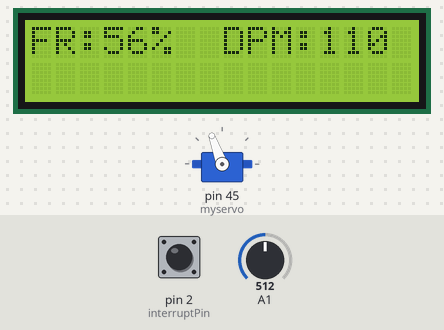
This sketch was run on a simulated Arduino Mega 2560, built with avr-gcc and run on an emulated ATmega2560. Parts: 16×2 character LCD, servo. Inputs (shaded band) come from the test bench; at power-on: A1 = 512, pin 2 (interruptPin) LOW. What the sketch prints to the serial monitor is not drawn.

Above: at 1.2 s.
1.3 s: A1 set to 716
At 2.0 s:
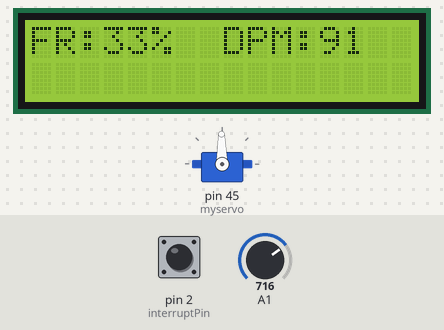
2.8 s: A1 set to 900
At 3.8 s:
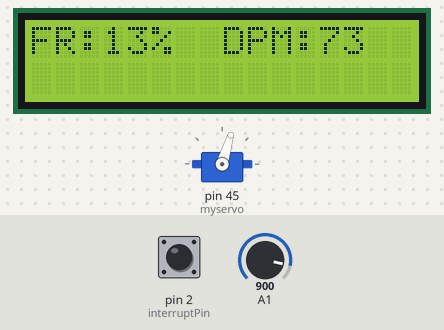
4.3 s: A1 set to 306
At 5.6 s:
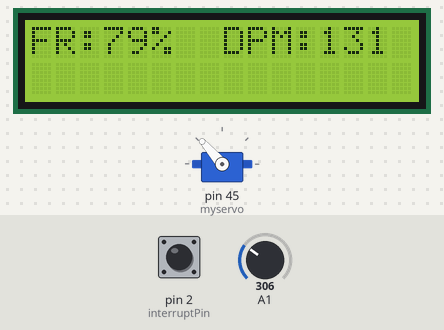
7.3 s: pin 2 (interruptPin) pulled HIGH for 0.15 s
At 10.21 s:
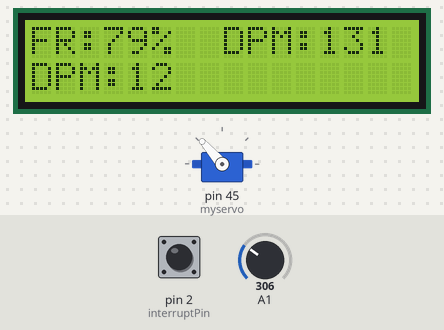
10.4 s: A1 set to 122
At 11.3 s:
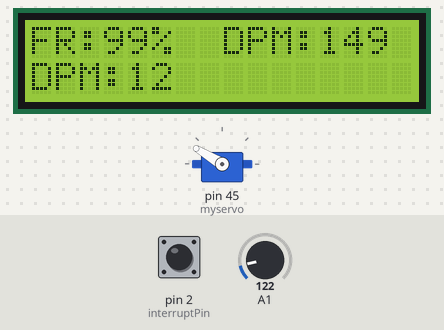
11.9 s: A1 set to 0
At 12.6 s:
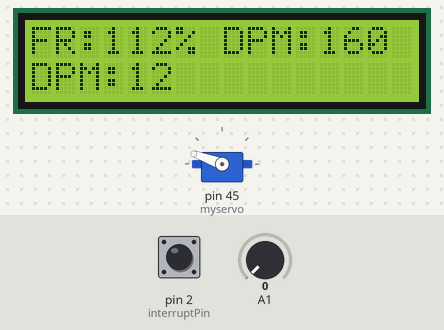
Timing chart, 0 to 14.9 s (numbered marks = the images above; inputs shaded):
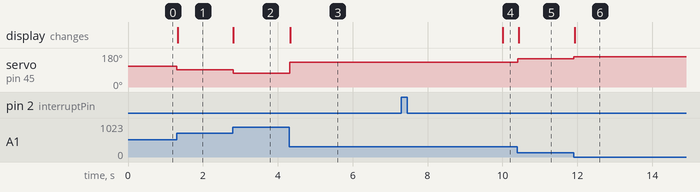

The sketch:

pulse.ino
```cpp
//Number of pulses, used to measure energy.
#include <Servo.h>
#include <LiquidCrystal.h>
const int rs = 41, en = 39, d4 = 37, d5 = 35, d6 = 33, d7 = 31;
LiquidCrystal lcd(rs, en, d4, d5, d6, d7);
long pulseCount = 0;
Servo myservo;  // create servo object to control a servo

unsigned long previousMillis = 0;        // will store last time LED was updated

// constants won't change :
const long interval = 10000;           // interval at which to blink (milliseconds)

const byte interruptPin = 2;
void setup()
{lcd.begin(16, 2);
    Serial.begin(9600);

    // KWH interrupt attached to IRQ 1 = pin3
    attachInterrupt(digitalPinToInterrupt(interruptPin), onPulse,CHANGE);
      myservo.write(140);
}

void loop()
{
    myservo.attach(45);
int flow_rate = analogRead(1);

int  val = analogRead(1);            // reads the value of the potentiometer (value between 0 and 1023)
  val = map(val, 0, 1023, 160, 60);     // scale it to use it with the servo (value between 0 and 180)
  myservo.write(val);
          //sets the cursor at row 1 column 2
  flow_rate = map(flow_rate, 110, 1010, 100, 0);
  lcd.setCursor(0,0);
   lcd.print("FR:");     // prints HELLO WORLD
  lcd.print(flow_rate);
    lcd.print("% ");
lcd.setCursor(8,0);
   lcd.print("DPM:");     // prints HELLO WORLD
  lcd.print(val);
    lcd.print("  ");

     unsigned long currentMillis = millis();

  if (currentMillis - previousMillis >= interval) {
       previousMillis = currentMillis;
 //      Serial.print("count:");
   //    Serial.println(pulseCount);
 int DPM =pulseCount*6;
 pulseCount=0;
  lcd.setCursor(0,1);
   lcd.print("DPM:");     // prints HELLO WORLD
  lcd.print(DPM);
    lcd.print("   ");
      Serial.println(DPM);

  }


}

// The interrupt routine
void onPulse()
{

    pulseCount++;
 Serial.print("count:");
       Serial.println(pulseCount);

}
```

Measured:
- after the input at 1.3 s, servo on pin 45 (myservo): 110° → 91° at once; the display: changes at once (image 1)
- after the input at 2.8 s, servo on pin 45 (myservo): 91° → 73° at once; the display: changes at once (image 2)
- after the input at 4.3 s, servo on pin 45 (myservo): 73° → 131° at once; the display: changes at once (image 3)
- after the input at 7.3 s, the display: changes after 2.7 s (image 4)
- after the input at 10.4 s, servo on pin 45 (myservo): 131° → 149° at once; the display: changes at once (image 5)
- after the input at 11.9 s, servo on pin 45 (myservo): 149° → 160° at once; the display: changes at once (image 6)
